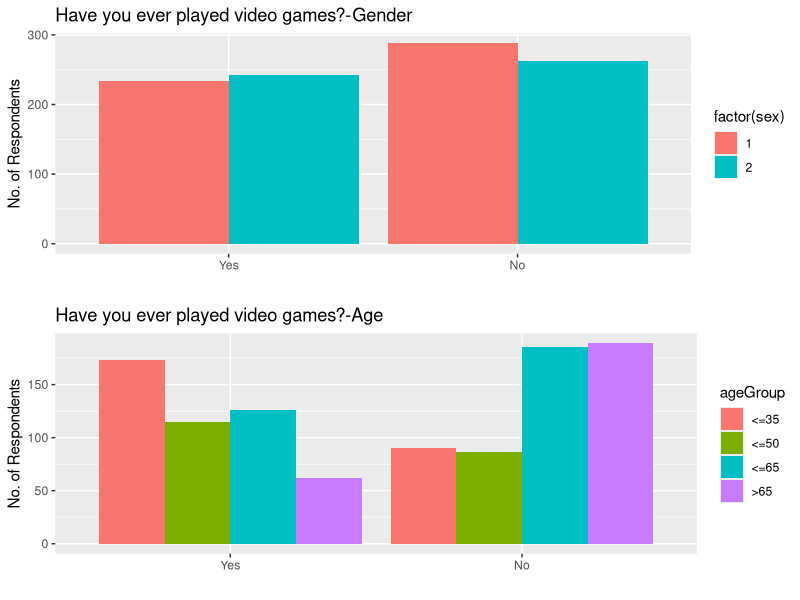
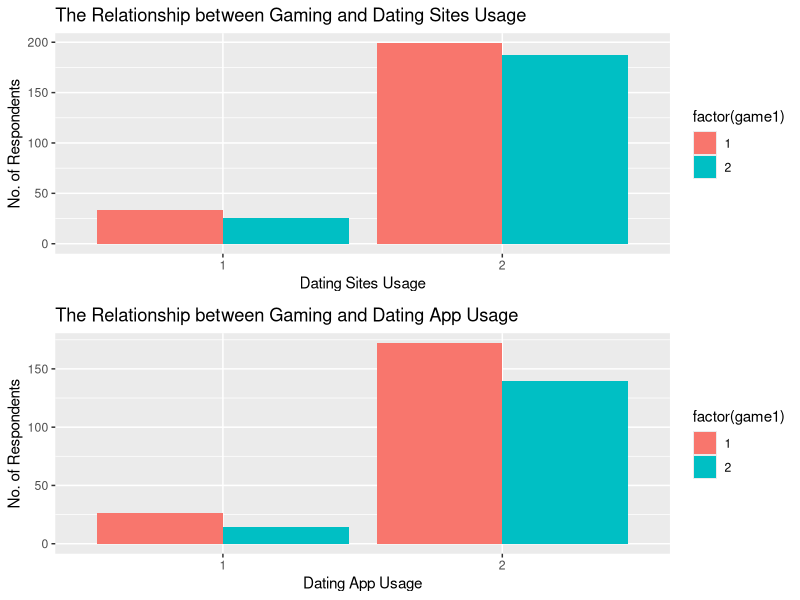
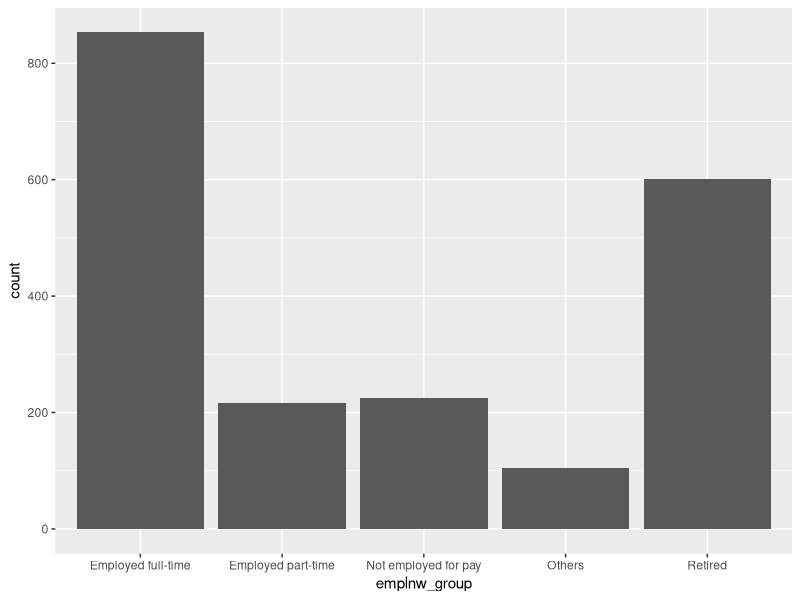
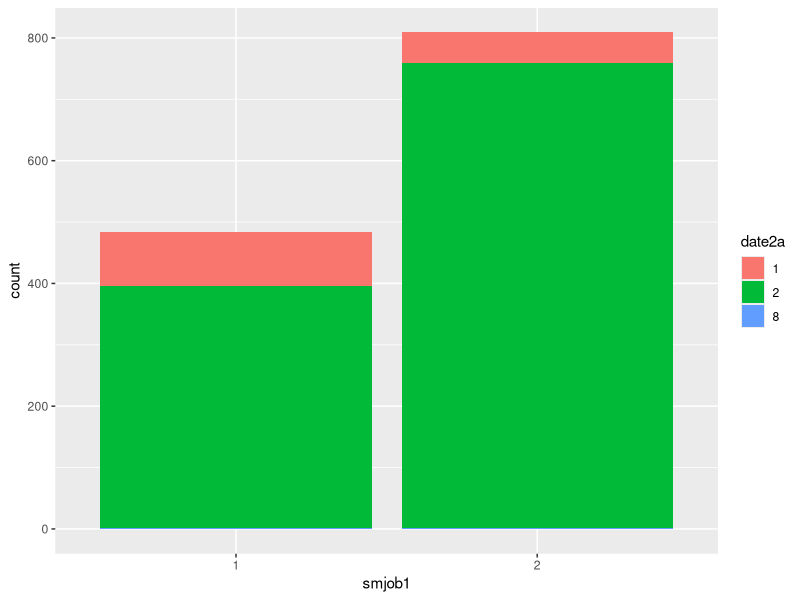
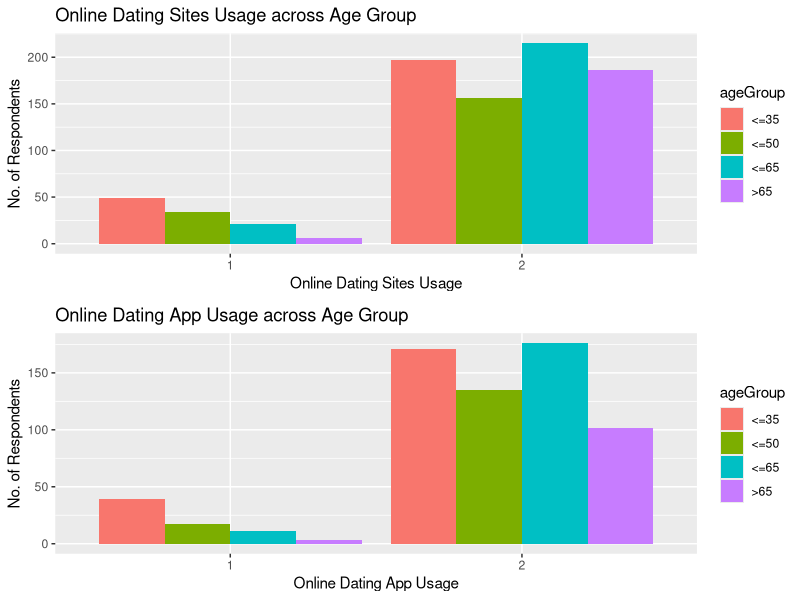
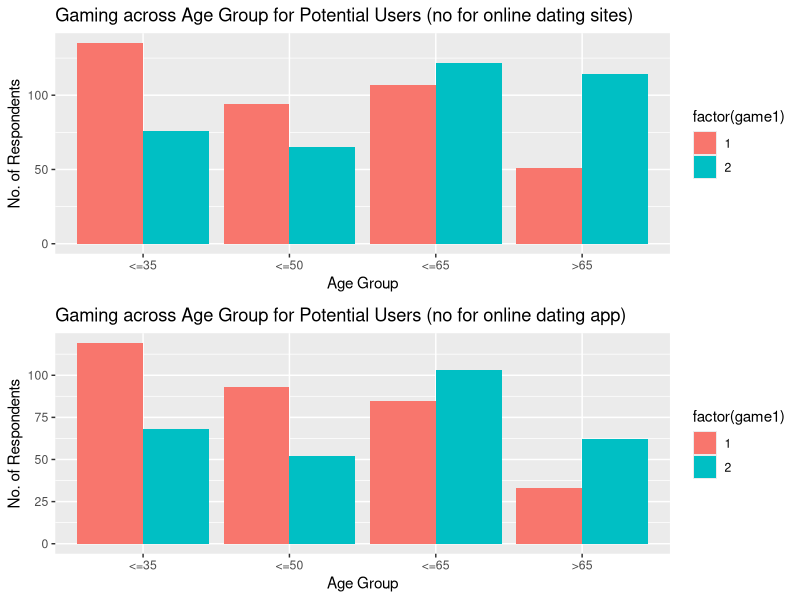

These figures' R source, in order:
## ---- chunk 1
library(ggplot2)
library(reshape2)
library(grid)
library(scales)
library(sqldf)
library(rms)
library(pscl)
library(gridExtra)
library(dplyr)
## ---- chunk 2
cupid_data<-read.csv ("./Dataset/June 10-July 12, 2015 - Gaming, Jobs and Broadband - CSV.csv")
# dimension (row*col)
# how many questions in each section
# how the dataset was collected (date and which research house)

## ---- chunk 3
table(cupid_data$emplnw)
# The following factors (1,2,3,4) represent 1896/2001 respondents. They are retained while factors (5,6,7,8,98,99) will be recategorised as others. a

cupid_data$emplnw_group <-""
for (i in 1:(nrow(cupid_data))){
  if(cupid_data[i,"emplnw"] == "1") cupid_data[i,"emplnw_group"] <- "Employed full-time"
  if(cupid_data[i,"emplnw"] == "2") cupid_data[i,"emplnw_group"] <- "Employed part-time"
  if(cupid_data[i,"emplnw"] == "3") cupid_data[i,"emplnw_group"] <- "Retired"
  if(cupid_data[i,"emplnw"] == "4") cupid_data[i,"emplnw_group"] <- "Not employed for pay"
  if(cupid_data[i,"emplnw"] == "5") cupid_data[i,"emplnw_group"] <- "Others" 
  if(cupid_data[i,"emplnw"] == "6") cupid_data[i,"emplnw_group"] <- "Others"
  if(cupid_data[i,"emplnw"] == "7") cupid_data[i,"emplnw_group"] <- "Others"
  if(cupid_data[i,"emplnw"] == "8") cupid_data[i,"emplnw_group"] <- "Others"
  if(cupid_data[i,"emplnw"] == "98") cupid_data[i,"emplnw_group"] <- "Others"
  if(cupid_data[i,"emplnw"] == "99") cupid_data[i,"emplnw_group"] <- "Others"
  }

table(cupid_data$emplnw_group)
## ---- chunk 4
table(cupid_data$emptype1)
# The following factors (1,2,3,4,5) represent 963/1100 respondents for the question. Factor 4 & 5 will be re-categorised as Public Sector. The factors (6,7,8,98) will be recategorised as others. 

cupid_data$emptype1_group <-""

for (i in 1:(nrow(cupid_data))){
  ifelse(cupid_data[i,"emptype1"] == 1, cupid_data[i, "emptype1_group"] <- "A large corporation",
  ifelse(cupid_data[i,"emptype1"] == 2, cupid_data[i,"emptype1_group"] <- "A medium-size company", 
  ifelse(cupid_data[i,"emptype1"] == 3, cupid_data[i,"emptype1_group"] <- "A small business", 
  ifelse(cupid_data[i,"emptype1"] == 4, cupid_data[i,"emptype1_group"] <- "Public Sector", 
  ifelse(cupid_data[i,"emptype1"] == 5, cupid_data[i,"emptype1_group"] <- "Public Sector",
  ifelse(cupid_data[i,"emptype1"] == 6, cupid_data[i,"emptype1_group"] <- "Others",
  ifelse(cupid_data[i,"emptype1"] == 7, cupid_data[i,"emptype1_group"] <- "Others",
  ifelse(cupid_data[i,"emptype1"] == 8, cupid_data[i,"emptype1_group"] <- "Others",
  ifelse(cupid_data[i,"emptype1"] == 98, cupid_data[i,"emptype1_group"] <- "Others",
  ifelse(cupid_data[i,"emptype1"] == 99, cupid_data[i,"emptype1_group"] <- "Others",
  cupid_data[i,"emptype1_group"] <- "No data"))))))))))
  }

table(cupid_data$emptype1_group)

## ---- chunk 5
table(cupid_data$inc)
# The team created 4 categories of income level for this analysis.For a sample size of 2001, there are 1696 who revealed their salary. The income is then segregated into 4 main groups as follows.
# Bottom one-third(524 pax) - Between 0 - 30000
# Middle one-third(604) - Between 30000 - 75000
# Upper one-third(405) - Between 75000 - 150000
# Ultra-rich(163) - Above 150000
# Refused/Don't Know(305) 

cupid_data$inc_group <-""
  
for (i in 1:(nrow(cupid_data))){
  if(cupid_data[i,"inc"] == "1") cupid_data[i,"inc_group"] <- "Low-income" 
  if(cupid_data[i,"inc"] == "2") cupid_data[i,"inc_group"] <- "Low-income"
  if(cupid_data[i,"inc"] == "3") cupid_data[i,"inc_group"] <- "Low-income"
  if(cupid_data[i,"inc"] == "4") cupid_data[i,"inc_group"] <- "Middle-income"
  if(cupid_data[i,"inc"] == "5") cupid_data[i,"inc_group"] <- "Middle-income"
  if(cupid_data[i,"inc"] == "6") cupid_data[i,"inc_group"] <- "Middle-income"
  if(cupid_data[i,"inc"] == "7") cupid_data[i,"inc_group"] <- "Upper-income"
  if(cupid_data[i,"inc"] == "8") cupid_data[i,"inc_group"] <- "Upper-income"
  if(cupid_data[i,"inc"] == "9") cupid_data[i,"inc_group"] <- "Ultra-rich"
  if(cupid_data[i,"inc"] == "98") cupid_data[i,"inc_group"] <- "Refused/Rejected"
  if(cupid_data[i,"inc"] == "99") cupid_data[i,"inc_group"] <- "Refused/Rejected"  
}

table(cupid_data$inc_group)

## ---- chunk 6
## your code here
## ---- chunk 7
## your code here
## ---- chunk 8
## your code here
## ---- chunk 9
## your code here
## Find our target users (potential users who are not against online dating but haven't use it before)
## ---- chunk 10
## your code here
## the relationship between people's preference or habits of cellphone and Internet in daily life and online dating preference
## According to the characteristic of potential users, make our marketing strategy ( where to advertise: social media, online shopping website...) 
## ---- chunk 11
## your code here -chewei and mei

## ---- chunk 12
#Yerik
game1 <- cupid_data[cupid_data["game1"] == c(1,2),]
#summary(game1)

#Gender
p1 <- ggplot(data = game1)+geom_bar(aes(x=factor(game1,levels=c(1,2),labels=c("Yes","No")),fill=factor(sex)),position="dodge",stat="count")+labs(x="", y="No. of Respondents", title="Have you ever played video games?-Gender")

#Age
for (i in 1:nrow(game1)) {
  if (game1[i,"age"]<= 35) game1[i,"ageGroup"] <- "<=35"
  if (game1[i,"age"] > 35 & game1[i,"age"] <= 50) game1[i,"ageGroup"] <- "<=50"
  if (game1[i,"age"] > 50 & game1[i,"age"] <= 65) game1[i,"ageGroup"] <- "<=65"
  if (game1[i,"age"] > 65) game1[i,"ageGroup"] <- ">65"
}
p2 <- ggplot(data = game1)+geom_bar(aes(x=factor(game1,levels=c(1,2),labels=c("Yes","No")),fill=ageGroup),position="dodge",stat="count")+labs(x="", y="No. of Respondents", title="Have you ever played video games?-Age")
grid.arrange(p1,p2)
## ---- chunk 13
#Yerik
#Proportion test (H0: There is no gender difference in the distribution of playing or not playing game in population)
game1_test <- game1[game1[,"game1"]==c(1,2),c("sex","game1")]
#summary(game1_test)
chisq.test(table(game1_test))
## ---- chunk 14
#There is no gender difference among gaming people
#No need to analyse game3
game1_test <- game1[game1[,"game1"]==c(1,2),c("ageGroup","game1")]
#summary(game1_test)
chisq.test(table(game1_test))
#There is age difference among gaming people
## ---- chunk 15
#Yerik
#game1=1,date
date1a.game1 <- game1[game1["date1a"]==c(1,2),c("date1a","game1")]
date1a.game1 <- na.omit(date1a.game1)
date2a.game1 <- game1[game1["date2a"]==c(1,2),c("date2a","game1")]
date2a.game1 <- na.omit(date2a.game1)
#summary(date2a.game1)
p1 <- ggplot(data=date1a.game1)+geom_bar(aes(x=factor(date1a),fill=factor(game1)),position="dodge",stat="count")+labs(x="Dating Sites Usage", y="No. of Respondents", title="The Relationship between Gaming and Dating Sites Usage")
p2 <- ggplot(data=date2a.game1)+geom_bar(aes(x=factor(date2a),fill=factor(game1)),position="dodge",stat="count")+labs(x="Dating App Usage", y="No. of Respondents", title="The Relationship between Gaming and Dating App Usage")
grid.arrange(p1,p2)
## ---- chunk 16
#chisq.test (is it appropraite to use chisq.test here?)
chisq.test(table(date1a.game1))
chisq.test(table(date2a.game1))
## ---- chunk 17
## your code here -chewei and mei
## relationship between job searching preference and online dating preference  (Zhewei)
cupid_data1 <- read.csv ( "./Dataset/June 10-July 12, 2015 - Gaming, Jobs and Broadband - CSV.csv", colClasses = "factor" )
cupid_data1 <- tbl_df( cupid_data1 )
datingpeople <- cupid_data1 %>% filter (( eminuse == 1 | intmob                   ==1 ) & smart1 == 1 )
## ---- chunk 18
datingpeople1<-datingpeople%>%filter(emplnw==1|emplnw==2|emplnw==3|emplnw==4)
ggplot(data=cupid_data,aes(x=emplnw_group,fill=))+geom_bar()
datejobtable<-table(datingpeople1$emplnw,datingpeople1$date2a)
# exclude emplnw 5~9 (since too little obeservation, and date2a)
datejobtable<-datejobtable[1:4,2:3] 
datejobtable
chisq.test(datejobtable)
## ---- chunk 19
datingpeople[,"age"]<-as.numeric(unlist(datingpeople[,"age"]))
for (i in 1:nrow(datingpeople)){
  if (datingpeople[i,"marital"]=="1"){
    datingpeople[i,"clsmari"]=1
  }
  else if (datingpeople[i,"marital"]=="2"){
    datingpeople[i,"clsmari"]=1
  }
  else{
    datingpeople[i,"clsmari"]=2
  }
}

ggplot(datingpeople, aes(x=smjob1))+geom_bar(aes(fill=date2a))
dating_between<-glm(smjob1~date2a+age+clsmari,data=datingpeople,family = "binomial")
summary(dating_between)
pR2(dating_between)
#exp(confint(dating_between))
#require(rms)
#mm<-lrm(smjob1~date2a,data=datingpeople)
#summary(mm)
## ---- chunk 20
## your code here Yerik
date1a <- cupid_data[cupid_data["date1a"] == c(1,2),c("date1a","age")]
date1a <- na.omit(date1a)
for (i in 1:nrow(date1a)) {
  if (date1a[i,"age"]<= 35) date1a[i,"ageGroup"] <- "<=35"
  if (date1a[i,"age"] > 35 & date1a[i,"age"] <= 50) date1a[i,"ageGroup"] <- "<=50"
  if (date1a[i,"age"] > 50 & date1a[i,"age"] <= 65) date1a[i,"ageGroup"] <- "<=65"
  if (date1a[i,"age"] > 65) date1a[i,"ageGroup"] <- ">65"
}
p1 <- ggplot(data=date1a)+geom_bar(aes(x=factor(date1a),fill=ageGroup),position="dodge",stat="count")+labs(x="Online Dating Sites Usage", y="No. of Respondents", title="Online Dating Sites Usage across Age Group")

date2a <- cupid_data[cupid_data["date2a"] == c(1,2),c("date2a","age")]
date2a <- na.omit(date2a)
for (i in 1:nrow(date2a)) {
  if (date2a[i,"age"]<= 35) date2a[i,"ageGroup"] <- "<=35"
  if (date2a[i,"age"] > 35 & date2a[i,"age"] <= 50) date2a[i,"ageGroup"] <- "<=50"
  if (date2a[i,"age"] > 50 & date2a[i,"age"] <= 65) date2a[i,"ageGroup"] <- "<=65"
  if (date2a[i,"age"] > 65) date2a[i,"ageGroup"] <- ">65"
}
p2 <- ggplot(data=date2a)+geom_bar(aes(x=factor(date2a),fill=ageGroup),position="dodge",stat="count")+labs(x="Online Dating App Usage", y="No. of Respondents", title="Online Dating App Usage across Age Group")
grid.arrange(p1,p2)
## ---- chunk 21
date1a.game1 <- game1[game1["date1a"]==2,c("game1","ageGroup")]
date1a.game1 <- na.omit(date1a.game1)
p1 <- ggplot(data=date1a.game1)+geom_bar(aes(x=ageGroup,fill=factor(game1)),position="dodge",stat="count")+labs(x="Age Group", y="No. of Respondents", title="Gaming across Age Group for Potential Users (no for online dating sites)")

date2a.game1 <- game1[game1["date2a"]==2,c("game1","ageGroup")]
date2a.game1 <- na.omit(date2a.game1)
p2 <- ggplot(data=date2a.game1)+geom_bar(aes(x=ageGroup,fill=factor(game1)),position="dodge",stat="count")+labs(x="Age Group", y="No. of Respondents", title="Gaming across Age Group for Potential Users (no for online dating app)")
grid.arrange(p1,p2)
